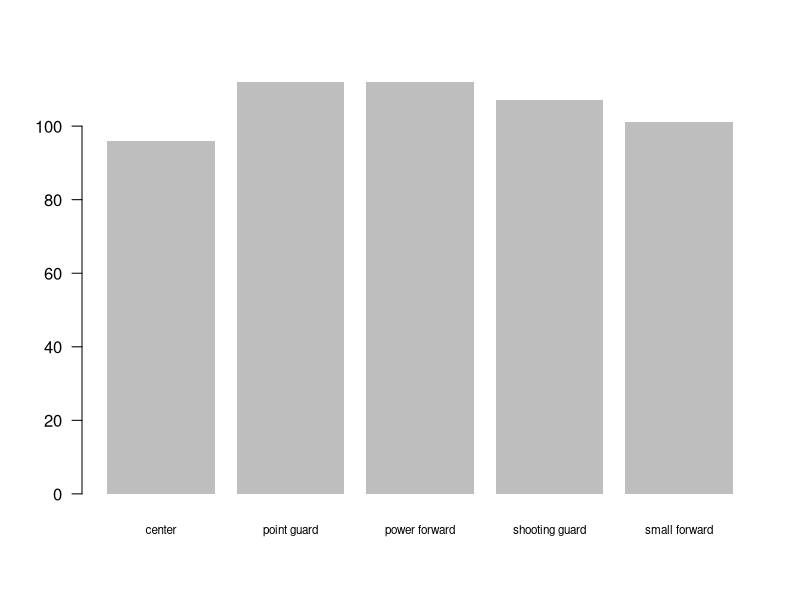
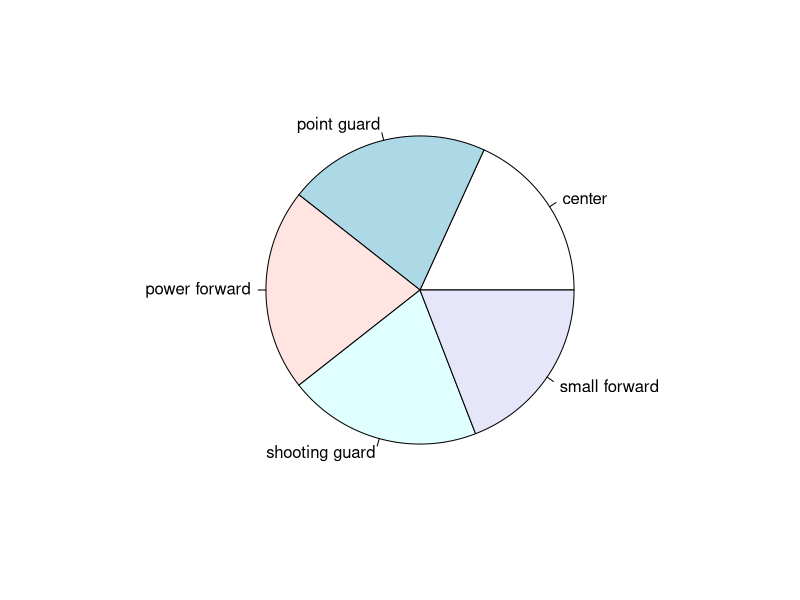
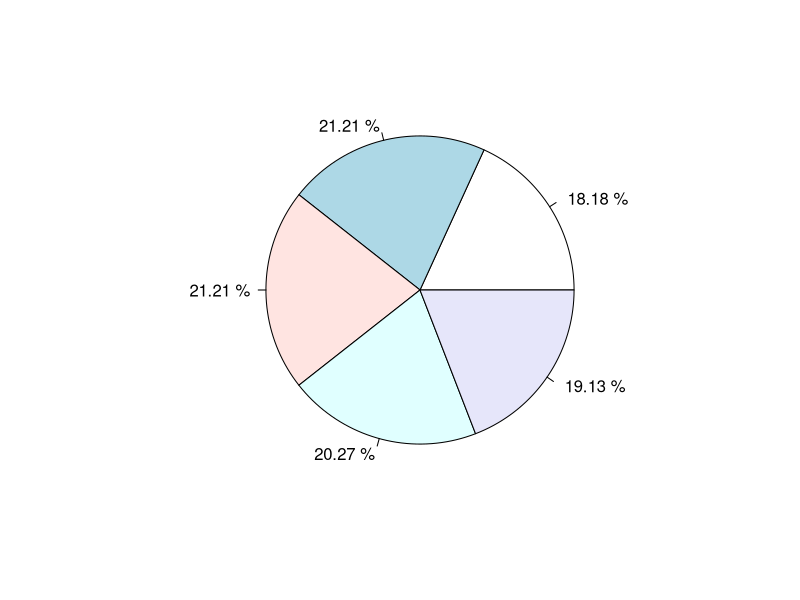
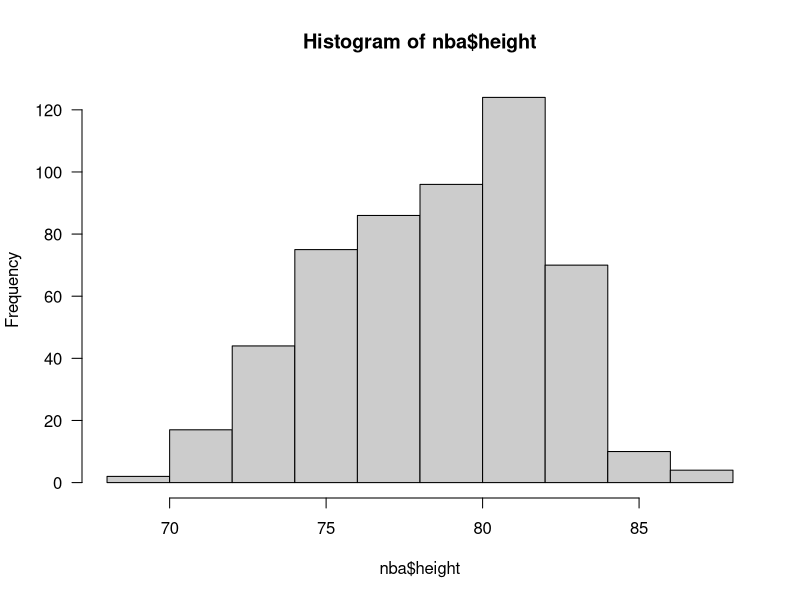
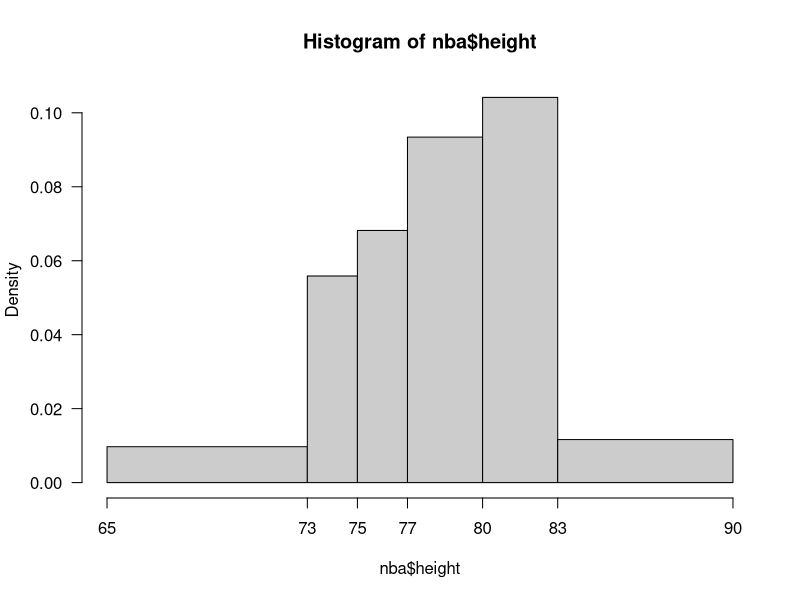
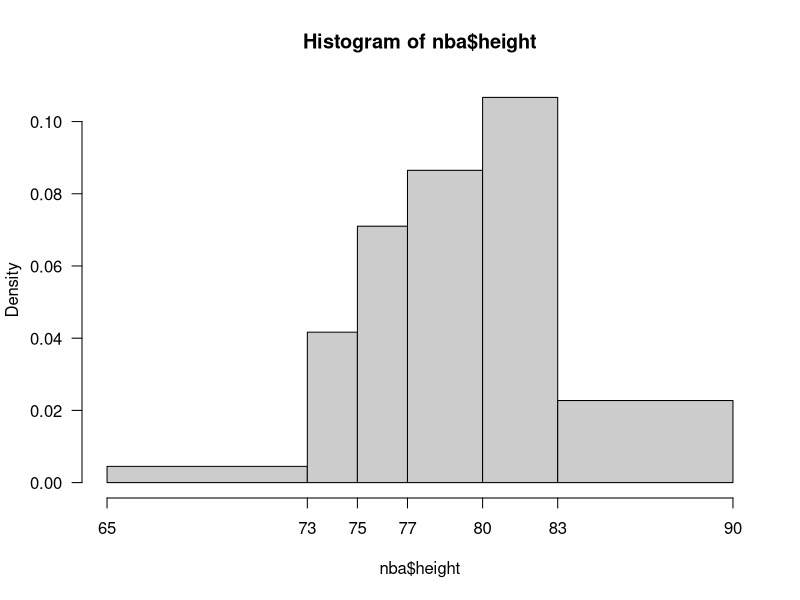
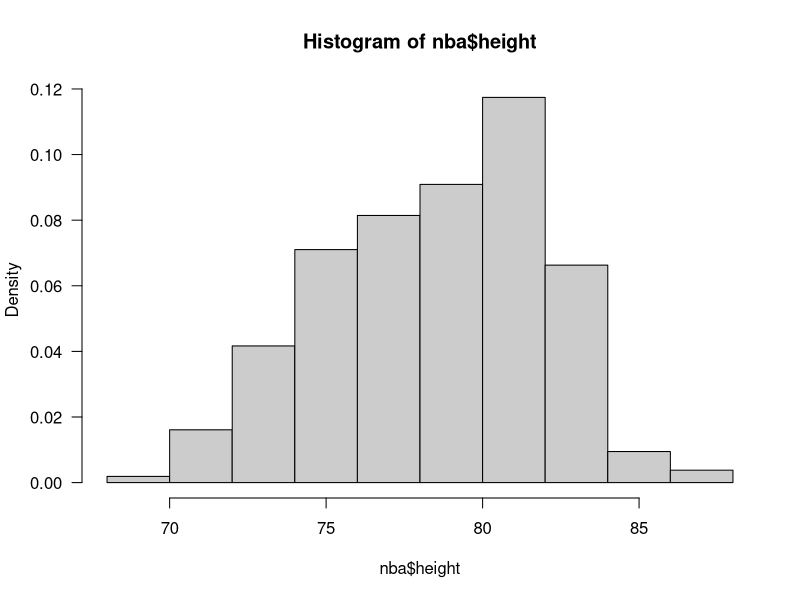
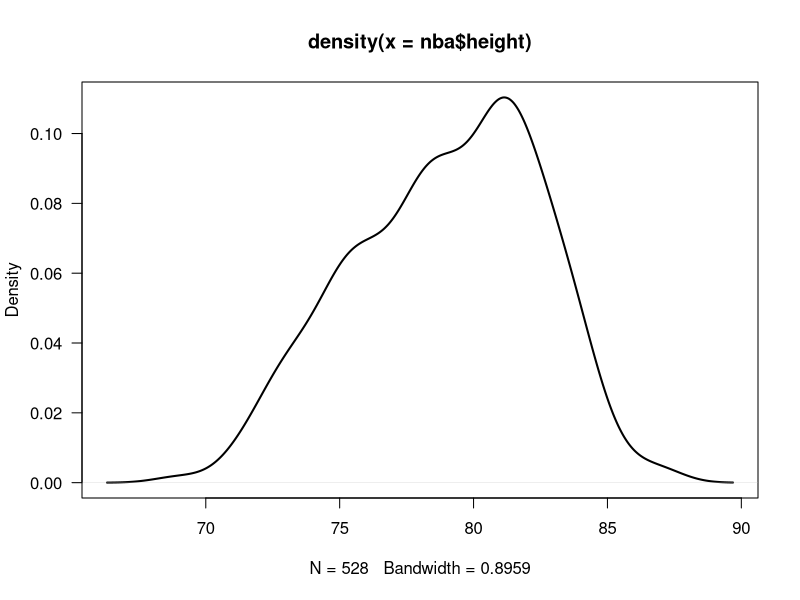

These figures' R source, in order:
## ---- chunk 1
knitr::opts_chunk$set(echo = TRUE, fig.path = '04-images/')
nba <- read.csv('../data/nba_players.csv')
## ---- chunk 2
# dimensions (num rows and columns)
dim(nba)

# names of first 10 columns
names(nba[ ,1:10])

# basic summary of first 3 columns
summary(nba[ ,1:3])
## ---- chunk 3
freq_position = table(nba$position)
freq_position
## ---- chunk 4
prop_position = freq_position / sum(freq_position)
prop_position
## ---- chunk 5
perc_position = 100 * prop_position
perc_position
## ---- chunk 6
barplot(freq_position, las = 1, border = NA, cex.names = 0.7)
## ---- chunk 7
pie(freq_position)
## ---- chunk 8
pie(freq_position, 
    labels = paste(levels(nba$position), round(perc_position, 2), "%"))
## ---- chunk 9
height_hist = hist(nba$height, las = 1, col = 'gray80')
## ---- chunk 10
height_hist
## ---- chunk 11
# right-closed interval with unequal bins
height_hist2 = hist(
  x = nba$height,
  breaks = c(65, 73, 75, 77, 80, 83, 90),  # vector of class intervals
  col = 'gray80', 
  las = 1,
  axes = FALSE)
# x-axis with tick-marks that match the bins
axis(side = 1, at = c(65, 73, 75, 77, 80, 83, 90))
# y-axis
axis(side = 2, las = 1)
## ---- chunk 12
# bin widths
widths = height_hist2$breaks[2:7] - height_hist2$breaks[1:6]

# percentages: (bin widths) * (bar heights)
widths * height_hist2$density

# sum of percentages must equal 1
sum(widths * height_hist2$density)
## ---- chunk 13
# left-closed bins
left_closed = hist(
  x = nba$height,
  breaks = c(65, 73, 75, 77, 80, 83, 90),
  right = FALSE,
  col = 'gray80', 
  las = 1,
  axes = FALSE)
# x-axis
axis(side = 1, at = c(65, 73, 75, 77, 80, 83, 90))
# y-axis
axis(side = 2, las = 1)
## ---- chunk 14
hist(nba$height, probability = TRUE, las = 1, col = 'gray80')
## ---- chunk 15
height_density = density(nba$height)
plot(height_density, las = 1, lwd = 2)
## ---- chunk 16
hist(nba$height, probability = TRUE, las = 1, col = 'gray80')
lines(height_density, lwd = 3, col = "tomato")
